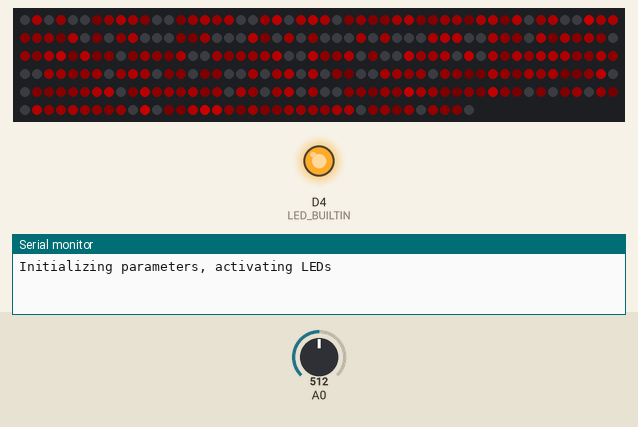
Recording of a sketch running on a simulated ESP8266 (NodeMCU). Shown: 288 RGB LEDs in strip order, left to right, continuing on the next row, output pins drawn as LEDs (lit = HIGH, except the on-board LED, lit = LOW), the last lines printed to the serial monitor. The test bench sets the inputs (shaded band); at power-on: A0 = 512. Dim RGB values are drawn brighter than linear; random numbers use the default seed unless the sketch sets one.

Above: at 3.7 s.
3.8 s: A0 set to 716
At 4.46 s:
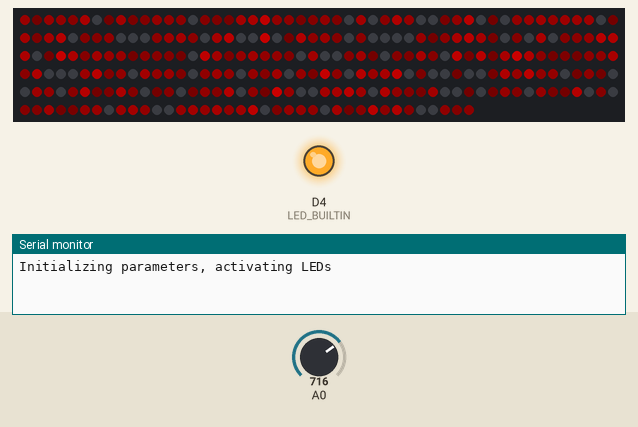
5.5 s: A0 set to 900
At 5.97 s:
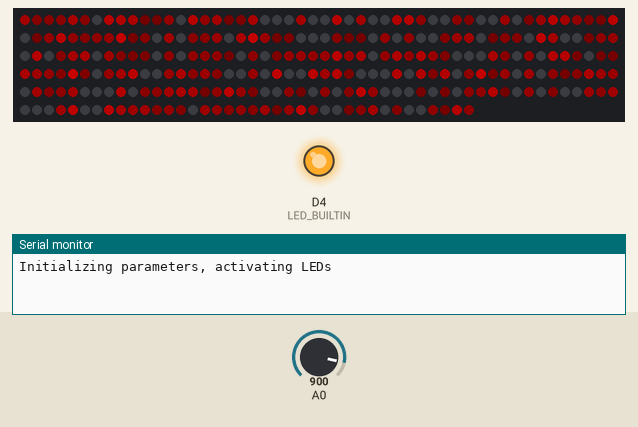
7.3 s: A0 set to 1010
At 7.78 s:
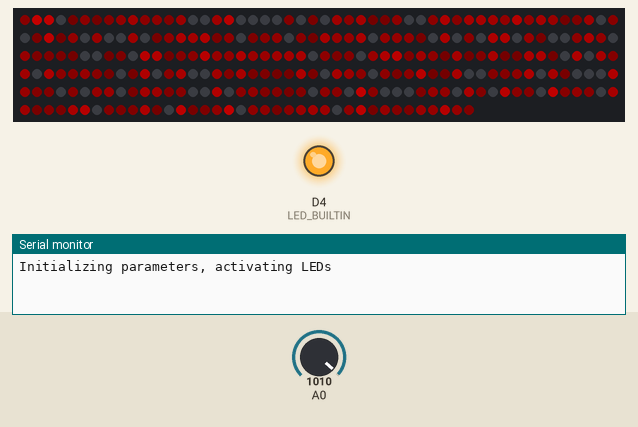
9.1 s: A0 set to 1023
At 12.31 s:
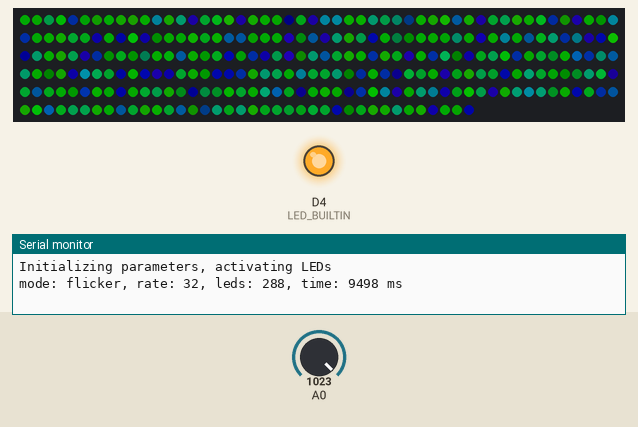

The sketch:

test_nodemcu_leds.ino
```cpp
#include <FastLED.h>
#include <stdio.h>

#define LED_PIN 7
#define NUM_LEDS 288
#define UCHAR_MAX 255
#define FRAME_INTERVAL 32
#define HSV_DEFAULT_VALUE 160

/*
/* LED Operation Tests for NodeHost_MCU */
/*

/* LED and heatmap values*/
CRGB leds[NUM_LEDS];
uint8_t leds_h[NUM_LEDS];
CRGB seedLeds[NUM_LEDS];
CRGBPalette16 currentPalette;
static int heatmap[NUM_LEDS];

/* Logging */
char logbuffer [80];
int logsize;
char *modes[4] = {"rainbow", "streak", "chase", "flicker"};
bool cycle;
char *currentMode;

/* Timing */
unsigned long currTime, prevTime, startTime, cycleTime;

/* Mode Parameters */
uint8_t hue;
uint16_t pos;
int16_t offset;
uint8_t seeds, pal_cols;
int8_t chase_rate;
int16_t iter, maxiter;
uint8_t fade_rate, boost_rate, boost_thr, twink_thr, twink_min, twink_max, seed_amt;

/* Setup  */
void setup() {

  /* Set pins, clear UART */
  pinMode(LED_BUILTIN, OUTPUT);
  pinMode(D4, OUTPUT);
  delay(2000);
  Serial.begin(115200);
  delay(500);
  Serial.flush();
  while ( Serial.available() ) Serial.read();

  Serial.println("Initializing parameters, activating LEDs");

  /* General */
  pos, hue, currTime, prevTime, startTime, offset, iter = 0;
  pal_cols = 2;
  maxiter = NUM_LEDS;

  /* Chase */
  chase_rate = 2;

  /* Flicker */
  fade_rate = 6;
  boost_rate = 5;
  seed_amt = 20;
  boost_thr = 100;
  twink_thr = 32;
  twink_min = 48;
  twink_max = 160;

  /* Set LED strip */
  FastLED.addLeds<WS2812B, LED_PIN, GRB>(leds, NUM_LEDS);

  /* Test MOSFET switch */
  //testMosfetSwitch();

  startTime = millis();
  cycleTime = millis();
  currentPalette = generateRandomPalette(pal_cols);
  generateRandomFrameFromPalette(seedLeds);
  currentMode = modes[3];
}

/* Loop */
void loop() {
  currTime = millis();

  //testMillis();
  if (currTime - prevTime > FRAME_INTERVAL) {
     //testLEDsRainbowDraw();
     //testLEDsSingleChaseDraw();
     //testLEDsFullChaseDraw();
     testFlickeringDraw();

     FastLED.show();
     prevTime = currTime;
  }

  if (cycle) {
    logsize = sprintf(logbuffer, "mode: %s, rate: %i, leds: %i, time: %i ms", currentMode, FRAME_INTERVAL, NUM_LEDS, millis() - cycleTime);
    Serial.println(logbuffer);
    cycleTime = millis();
    cycle = 0;
  }
}

/* Test LED load being switched on/off via MOSFET */
void testMosfetSwitch() {
  Serial.println("Activating power load.");
  int powCnt = 0;

  Serial.println("Drawing LEDs.");
  FastLED.showColor(CRGB(255,0,0),HSV_DEFAULT_VALUE);

  for (powCnt = 0; powCnt < 5; powCnt++) {
    Serial.println("Turning on.");
    digitalWrite(D4, LOW);
    delay(2000);

    FastLED.showColor(CRGB(128,0,128),128);
    delay(2000);

    Serial.println("Turning off.");
    digitalWrite(D4, HIGH); /* LEDs should go dark */
    delay(2000);
  }

  Serial.println("Turning on.");
  digitalWrite(D4, LOW);
}


/* Test millis call */
void testMillis() {
  if (currTime  - prevTime > 1000) {
    Serial.println("Incrementing second");
    prevTime = currTime;
  }
}


/* Rainbow mode test */
void testLEDsRainbowDraw() {
  FastLED.showColor(CHSV(hue++, 255, HSV_DEFAULT_VALUE));

  /* Reset condition */
  if (hue >= UCHAR_MAX) {
    hue = 0;
    cycle = 1;
  }
}


/* Chase mode test */
void testLEDsSingleChaseDraw() {
    leds[pos] = CHSV(hue, 0, 0);
    if (pos < NUM_LEDS - 1) {
       pos++;
    } else {
       /* Reset condition */
       pos = 0;
       cycle = 1;
    }
    leds[pos] = CHSV(mod8(hue++,UCHAR_MAX), 255, 255);
}

/* Full chase mode test, with palettes */
void testLEDsFullChaseDraw() {
    for(int i=0;i<NUM_LEDS;i++) {
        leds[i] = seedLeds[(i + offset)% NUM_LEDS];
    }
    offset = (offset+chase_rate+NUM_LEDS)%NUM_LEDS;
    iter++;

    /* Reset condition */
    if (iter == maxiter) {
        iter = 0;
        offset = 0;
        cycle = 1;
        generateRandomFrameFromPalette(seedLeds);
    }
}

/* Flickering mode test, with palettes */
void testFlickeringDraw() {
    random16_add_entropy( random(UCHAR_MAX));
    seeds = random16(seed_amt, NUM_LEDS - seed_amt);

    /* Fading */
    for ( int i = 0; i < NUM_LEDS; i++) {
        heatmap[i] = qsub8( heatmap[i], fade_rate);
    }

    /* Twinkle */
    for ( int j = 0 ; j < seeds ; j++) {
     if (random8() < twink_thr) {
      //again, we have to mix things up so the same locations don't always light up
      randomSeed(analogRead(0));
      heatmap[random16(NUM_LEDS)] = random16(twink_min, twink_max);
     }
    }

    /* Boosting */
    for ( int k = 0 ; k < NUM_LEDS ; k++ ) {
      if (heatmap[k] > 0 && random8() < boost_thr) {
        heatmap[k] = qadd8(heatmap[k] , boost_rate);
      }
    }

    for ( int j = 0; j < NUM_LEDS; j++)
    {
      leds[j].setHSV(leds_h[j], 255, heatmap[j]);
    }
    offset++;

    /* Reset condition */
    if (offset == maxiter) {
      offset = 0;
      FastLED.clearData();

      seeds = random16(NUM_LEDS - seed_amt , NUM_LEDS);

      /* Reset heatmap */
      for (int i = 0; i< NUM_LEDS; i++)
      {
        heatmap[i] = 128;
        leds[i].setHSV(leds_h[i], 255, 0);
      }

      for ( int i = 0 ; i < seeds ; i++)
      {
         random16_add_entropy( random(UCHAR_MAX));
         int pos = random16(NUM_LEDS);
         heatmap[pos] = random16(twink_min, twink_max);
      }

      currentPalette = generateRandomPalette(pal_cols);
      CRGB currLed;

      for ( int j = 0; j < NUM_LEDS; j++)
      {
        currLed = ColorFromPalette( currentPalette, random16(0, 15), heatmap[j], LINEARBLEND);
        leds[j] = currLed;
        leds_h[j] = rgb2hsv_approximate( currLed ).h;
      }

      cycle = 1;
    }

}


/* Helper Methods */
void generateRandomFrame(CRGB frame[]) {
  for (int i = 0; i < NUM_LEDS; i++) {
    random16_add_entropy( random(UCHAR_MAX));
    frame[i].setHSV(random(UCHAR_MAX), random(UCHAR_MAX), random(HSV_DEFAULT_VALUE));
  }
}

void generateRandomFrameFromPalette(CRGB frame[]) {
  currentPalette = generateRandomPalette(pal_cols);

  uint8_t colIdx = 1;
  for (int i = 0; i < NUM_LEDS; i++) {
    frame[i] = ColorFromPalette( currentPalette, colIdx, HSV_DEFAULT_VALUE, LINEARBLEND);
    colIdx += 1;
  }
}


CRGBPalette16 generateRandomPalette(uint8_t colCount) {
    CRGBPalette16 palette;
    CRGB colorSet[colCount];

    for (int j = 0; j < colCount; j++) {
        random16_add_entropy( random(UCHAR_MAX));
        colorSet[j] = CHSV(random16(0, UCHAR_MAX), 255, HSV_DEFAULT_VALUE);
    }

    for( int i = 0; i < 16; ++i) {
        palette[i] = colorSet[i % colCount];
    }

    return palette;
}
```
